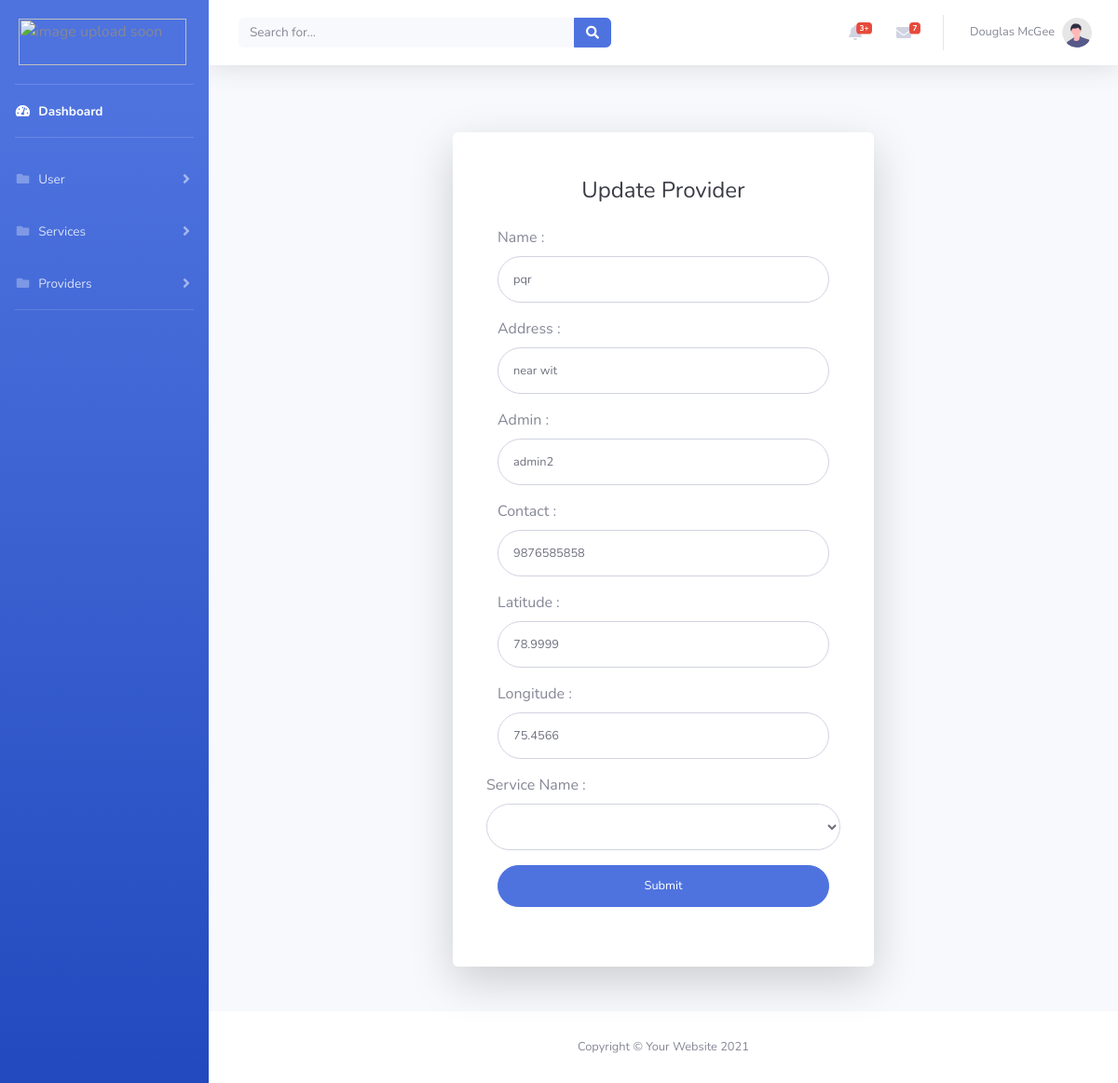
The page /update_provider.php?id=2 (signed in) on the database its author committed.
### tables this page shows
CREATE TABLE `provider` (
  `id` int(11) NOT NULL,
  `sid` int(11) NOT NULL,
  `name` varchar(255) NOT NULL,
  `address` varchar(255) NOT NULL,
  `admin` varchar(255) NOT NULL,
  `contact` bigint(10) NOT NULL,
  `latitude` varchar(15) NOT NULL,
  `longitude` varchar(15) NOT NULL
);

### update_provider.php (the view, shortened to what this page needs)
<?php
require('config.php');
$id = $_GET['id'];
$sql = "SELECT * FROM provider WHERE id = '$id'";
$rs = mysqli_query($conn, $sql);
$rw= mysqli_fetch_row($rs);
?>
<html>
<head>
    <link href="vendor/fontawesome-free/css/all.min.css" rel="stylesheet" type="text/css">
    <link href="css/sb-admin-2.min.css" rel="stylesheet">
</head>
<body id="page-top">
    <div id="wrapper">
        <ul class="navbar-nav bg-gradient-primary sidebar sidebar-dark accordion" id="accordionSidebar">
            <img style="width:180px;height:50px;margin:20px" src="image/vertex-logo.png" alt="image upload soon">
            <hr class="sidebar-divider my-0">
            <li class="nav-item active">
                <a class="nav-link" href="dashboard.php">
                    <i class="fas fa-fw fa-tachometer-alt"></i>
                    <span>Dashboard</span></a>
            </li>
            <hr class="sidebar-divider">
            <li class="nav-item">
                <a class="nav-link collapsed" href="#" data-toggle="collapse" data-target="#collapsePages" aria-expanded="true" aria-controls="collapsePages">
                    <i class="fas fa-fw fa-folder"></i>
                    <span>User</span>
                </a>
            </li>
            <li class="nav-item">
                <a class="nav-link collapsed" href="display_sevices.php" data-toggle="collapse" data-target="#collapseServices" aria-expanded="true" aria-controls="collapseServices">
                    <i class="fas fa-fw fa-folder"></i>
                    <span>Services</span>
                </a>
            </li>
            <li class="nav-item">
                <a class="nav-link collapsed" href="display_portfolio.php" data-toggle="collapse" data-target="#collapsePortfolio" aria-expanded="true" aria-controls="collapsePortfolio">
                    <i class="fas fa-fw fa-folder"></i>
                    <span>Providers</span>
                </a>
            </li>
            <hr class="sidebar-divider">
        </ul>
        <div id="content-wrapper" class="d-flex flex-column">
            <div id="content">
                <nav class="navbar navbar-expand navbar-light bg-white topbar mb-4 static-top shadow">
                    <form class="d-none d-sm-inline-block form-inline mr-auto ml-md-3 my-2 my-md-0 mw-100 navbar-search">
                        <div class="input-group">
                            <input type="text" class="form-control bg-light border-0 small" placeholder="Search for..." aria-label="Search" aria-describedby="basic-addon2">
                            <div class="input-group-append">
                                <button class="btn btn-primary" type="button">
                                    <i class="fas fa-search fa-sm"></i>
                                </button>
                            </div>
                        </div>
                    </form>
                    <ul class="navbar-nav ml-auto">
                        <li class="nav-item dropdown no-arrow mx-1">
                            <a class="nav-link dropdown-toggle" href="#" id="alertsDropdown" role="button" data-toggle="dropdown" aria-haspopup="true" aria-expanded="false">
                                <i class="fas fa-bell fa-fw"></i>
                                <span class="badge badge-danger badge-counter">3+</span>
                            </a>
                        </li>
                        <li class="nav-item dropdown no-arrow mx-1">
                            <a class="nav-link dropdown-toggle" href="#" id="messagesDropdown" role="button" data-toggle="dropdown" aria-haspopup="true" aria-expanded="false">
                                <i class="fas fa-envelope fa-fw"></i>
                                <span class="badge badge-danger badge-counter">7</span>
                            </a>
                        </li>
                        <li class="nav-item dropdown no-arrow">
                            <a class="nav-link dropdown-toggle" href="#" id="userDropdown" role="button" data-toggle="dropdown" aria-haspopup="true" aria-expanded="false">
                                <span class="mr-2 d-none d-lg-inline text-gray-600 small">Douglas McGee</span>
                                <img class="img-profile rounded-circle" src="img/undraw_profile.svg">
                            </a>
                        </li>
                    </ul>
                </nav>
                <div class="container-fluid">
                    <div class="row justify-content-center">
                        <div class="col-xl-6 col-lg-6 col-md-6">
                            <div class="card o-hidden border-0 shadow-lg my-5">
                                <div class="card-body p-0">
                                    <div class="row">
                                        <div class="col-lg-12">
                                            <div class="p-5">
                                                <div class="text-center">
                                                    <h1 class="h4 text-gray-900 mb-4">Update Provider</h1>
                                                </div>
                                                <form class="user" action="" method="post">
                                                    <div class="form-group">
                                                        <label for="title">Name :</label>
                                                        <input type="text" class="form-control form-control-user" name="name" value="<?php echo $rw[2];?>">
                                                    </div>
                                                    <div class="form-group">
                                                        <label for="title">Address :</label>
                                                        <input type="text" class="form-control form-control-user" name="address" value="<?php echo $rw[3];?>">
                                                    </div>
                                                    <div class="form-group">
                                                        <label for="title">Admin :</label>
                                                        <input type="text" class="form-control form-control-user" name="admin" value="<?php echo $rw[4];?>">
                                                    </div>
                                                    <div class="form-group">
                                                        <label for="title">Contact :</label>
                                                        <input type="tel" class="form-control form-control-user" name="contact" value="<?php echo $rw[5];?>">
                                                    </div>
                                                    <div class="form-group">
                                                        <label for="title">Latitude :</label>
                                                        <input type="text" class="form-control form-control-user" name="lat" value="<?php echo $rw[6];?>">
                                                    </div>
                                                    <div class="form-group">
                                                        <label for="title">Longitude :</label>
                                                        <input type="tel" class="form-control form-control-user" name="long" value="<?php echo $rw[7];?>">
                                                    </div>
                                                    <div class="form-group row">
                                                        <label for="title">Service Name :</label>
                                                        <select name="sid" id="" class="form-control form-control-user" >
                                                            <option value="">----SELECT----</option>
                                                        </select>
                                                    </div>
                                                    <input type="submit" value="Submit" name="submit" class="btn btn-primary btn-user btn-block">
                                                </form>
                                            </div>
                                        </div>
                                    </div>
                                </div>
                            </div>
                        </div>
                    </div>
                </div>
                <footer class="sticky-footer bg-white">
                    <div class="container my-auto">
                        <div class="copyright text-center my-auto">
                            <span>Copyright &copy; Your Website 2021</span>
                        </div>
                    </div>
                </footer>
            </div>
        </div>
</body>
</html>

### rows shown on the page
provider: name "pqr", address "near wit", admin "admin2", contact "9876585858", lat "78.9999", long "75.4566"
